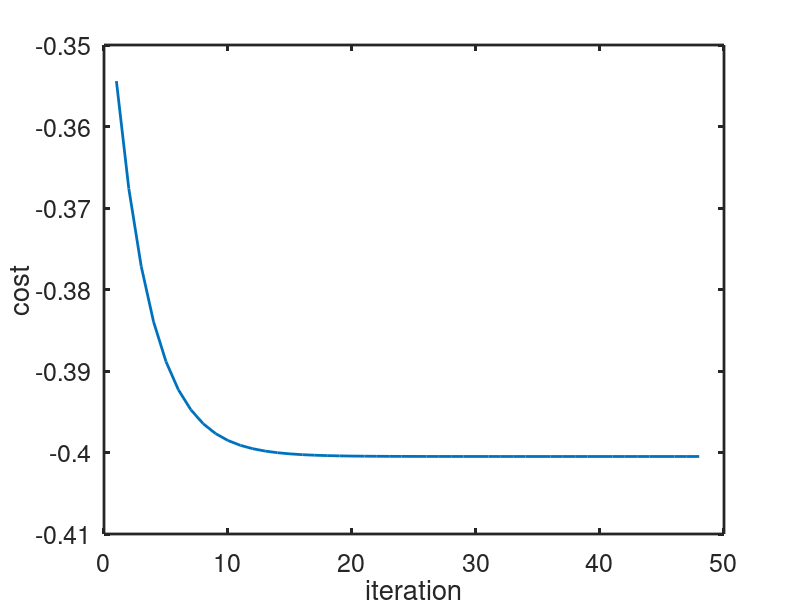

Recreate this plot in MATLAB.
f = @(x) 0.5*x.^2 - sin(x);
df = @(x) x - cos(x);

x = 0.5;
tau = 0.1;

iter = 500;
cost = [f(x)];
for k=1:iter
    xk = x;
    x = x - tau*df(x);
    cost(end+1) = f(x);
    if abs(x - xk) < 10e-6
        break;
    end
end
disp(x);
disp(k)
figure(1);
plot(cost,'linewidth',2);
ylabel('cost');
xlabel('iteration');
set(gca,'fontsize',18);
set(gca,'linewidth',2);
